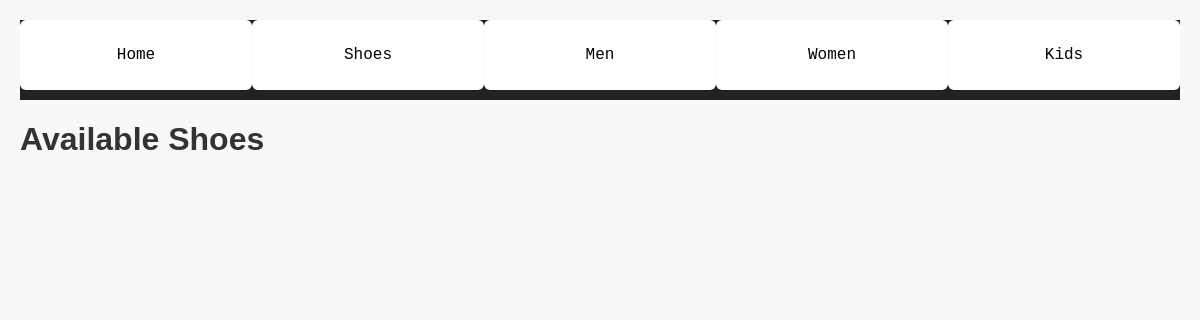
The app's page /shoes, older data.
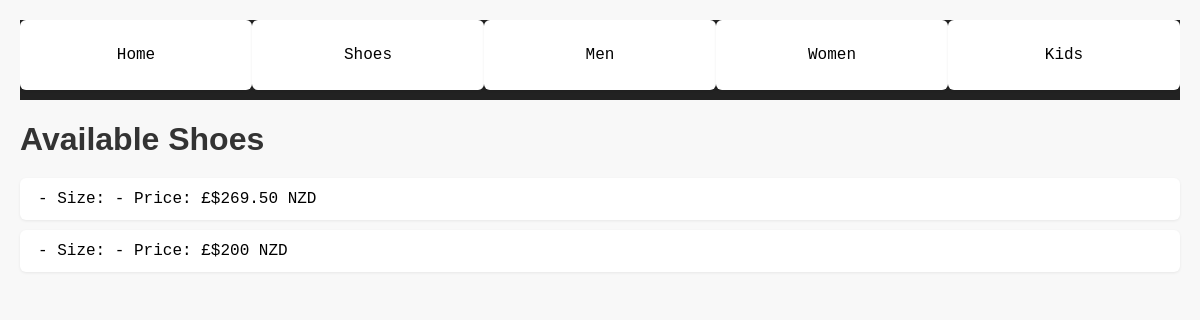
The same page, newer data.
### tables this page shows
CREATE TABLE "shoes" (`shoe_id` INTEGER PRIMARY KEY AUTOINCREMENT, `category_id` INTEGER REFERENCES `category`(`category_id`), `model_name` TEXT, `price` TEXT, `release_date` TEXT, `image_url` TEXT, `description` TEXT);

### app.py (the view)
@app.route("/shoes")
def shoes():
    db = get_db()
    shoes = db.execute('SELECT * FROM shoes').fetchall()
    return render_template('shoes.html', shoes=shoes)

### app.py (called while the page is built)
def get_db():
    if 'db' not in g:
        g.db = sqlite3.connect(DATABASE)
        g.db.row_factory = sqlite3.Row
    return g.db

### templates/shoes.html (shortened to what this page needs)
{% extends "layout.html" %}
{% block content %}
    <h1>Available Shoes</h1>
    <ul>
        {% for shoe in shoes %}
            <li>{{ shoe['name'] }} - Size: {{ shoe['size'] }} - Price: £{{ shoe['price'] }}</li>
        {% endfor %}
    </ul>
{% endblock %}

### templates/layout.html (shortened to what this page needs)
<!DOCTYPE html>
<html>
<head>
    <link rel="stylesheet" href="{{ url_for('static', filename='style.css') }}">
</head>
<body>
    <nav>
        <ul class="navbar">
            <li><a href="{{ url_for('index') }}">Home</a></li>
            <li><a href="{{ url_for('shoes') }}">Shoes</a></li>
            <li><a href="{{ url_for('men') }}">Men</a></li>
            <li><a href="{{ url_for('women') }}">Women</a></li>
            <li><a href="{{ url_for('kids') }}">Kids</a></li>
        </ul>
    </nav>
    {% block content %}{% endblock %}
</body>
</html>

### static/style.css (style rules this page uses)
li { background: #fff; font-family: 'Courier New', Courier, monospace; font-size: 16px; margin-bottom: 10px; padding: 12px 18px; border-radius: 6px; box-shadow: 0 1px 3px rgba(0,0,0,0.07); }
body { font-family: Arial, sans-serif; background-color: #f8f8f8; margin: 0; padding: 20px; }
h1 { color: #333; font-size: 32px; margin-bottom: 20px; }
ul { list-style-type: none; padding: 0; }
.navbar { list-style-type: none; margin: 0; padding: 0; background-color: #222; overflow: hidden; display: flex; }
.navbar li { flex: 1; }
.navbar li a { display: block; color: #000; text-align: center; padding: 14px 16px; text-decoration: none; }

Row changes from the older to the newer data that the page shows:
added shoes: price "$269.50 NZD"
added shoes: price "$200 NZD"
